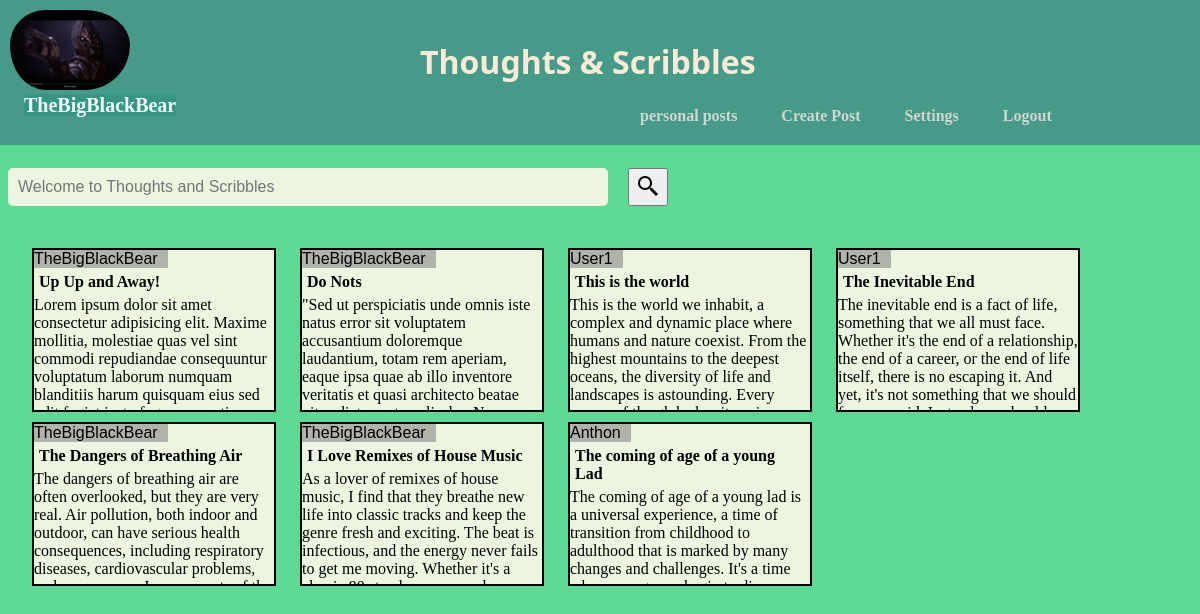
The app's page /post/ (signed in), older data.
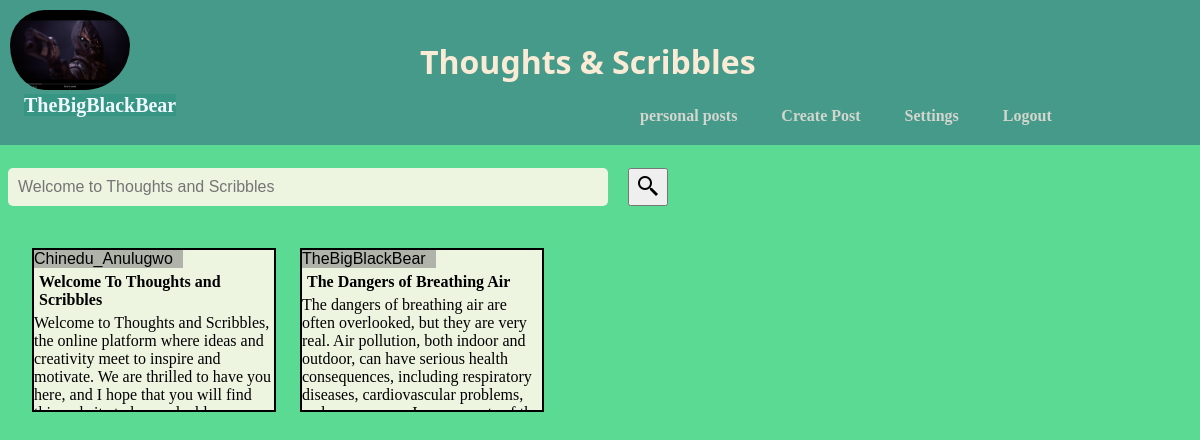
The same page, newer data.
### LikerApp/models.py (models this page shows, shortened)
class Profile(models.Model):
    user=models.OneToOneField(User,on_delete=models.CASCADE,blank=True,null=True)
    add_time=models.DateTimeField(auto_now_add=True,null=True)
    profile_pic=models.ImageField(null=True,blank=True,upload_to='static/images',default='profile_picture.jpg')
    def __str__(self):
        return str(self.user)

class Post(models.Model):
    profile=models.ForeignKey(Profile,on_delete=models.CASCADE,null=True,related_name='profile')
    title=models.CharField(max_length=200,null=True)
    content=models.TextField(max_length=1500,null=True)
    liked=models.ManyToManyField(User,default=None, blank=True, related_name='liked')
    created_at=models.DateTimeField(auto_now_add=True,null=True)

### LikerApp/views.py (the view)
# urls.py: path('post/',views.publicPost,name='public_post'),
@login_required(login_url='/login')
def publicPost(request):
    posts=Post.objects.all().order_by('-created_at')
    profile= Profile.objects.all()
    user= request.user
    context={
        'posts':posts,
        'user':user,
        'profile':profile,
    }
    return render(request,'pages/publicPost.html/',context)

### LikerApp/templates/pages/publicPost.html (shortened to what this page needs)
{% load static %}
<!DOCTYPE html>
<html lang="en">
<head>
    <link rel="stylesheet" href={% static '/css/main.css'%}>
</head>
    <body>
        <nav class="navbar">
            <span class="nav_section1">
                <div class="profile_img">
                    <img class="img" src="{{ request.user.profile.profile_pic.url}}">
                </div>
                <span class="username">{{request.user}}</span>
            </span>
            <a href="/post/"><span class="logo">  Thoughts & Scribbles   </span></a>
            <span class="nav_section2">
                <span class="nav1"> <a href="/private_Post/{{request.user.id}}/" > personal posts</a></span>
                <span class="nav1"> <a href="/createPost/{{request.user.id}}/" > Create Post</a></span>
                <span class="nav1"> <a href="/settings">Settings</a></span>
                <span class="nav1"> <a href="/logout/">  Logout  </a> </span>
            </span>
        </nav>
        <div class='searchDiv'>
            <form class="searchForm" method='GET' action='/searchPage'>
                <input type='text' class='textInput' name='search' placeholder='Welcome to Thoughts and Scribbles'>
                <button type='submit' class='submitInput'> <img src="{% static 'images/search.png' %}"> </button>
            </form>
        </div>
        <main class="main">
            {% for post in posts %}
            <a href="/specificPost/{{ post.id }}">
                <div class="post">
                    <div class="author"> {{post.profile}}</div>
                    <div class="title">  {{post.title }} </div>
                    <div class="content">  {{post.content }} </div>
                <br>
                </div>
            </a>
            {% endfor %}
        </main>
    </body>
</html>

### static/css/main.css (style rules this page uses)
:root { --main-bg-color: #EDF5E1; --main-text-color: #05386B; --button-bg-color: #379683; --button-text-color: #EDF5E1; }
body { background-color: #5BDA93 ; }
a { text-decoration: none; }
.navbar { position: absolute ; left:0; top:0; display: grid; grid-template-columns: 20% 60 20%; background-color: #469A89; width:100vw; margin-right:100px; padding-bottom: 20px; }
.navbar .logo , .logo { position: absolute; top:5vh; left:35vw; font-size: 200%; font-family:'Segoe UI', Tahoma, Geneva, Verdana, sans-serif; font-weight: 900; color: antiquewhite; }
.navbar .nav_section1 .profile_img .img { width:10vw; height:10vh; padding-left:10px; padding-top: 10px; border-radius: 100px; }
.navbar .nav_section1 .username { font-size: 20px; color:aliceblue; font-weight:800; margin-left: 2vw; }
.navbar .nav_section2 { grid-template-columns: 33% 33% 33%; margin-left:50vw; margin-top:-10px; z-index: 1; }
.nav_section2 .nav1 { font:12px; font-weight:800; height: 20px; margin-left:-20px; padding-left:5vw; }
.nav_section2 .nav1 a { color:#d3d6cf; }
.searchDiv { width: 100vw; z-index:1; position: absolute; margin-top: 20vh; }
.searchDiv .searchForm { display: grid; grid-template-columns: 1fr 0.2fr; }
.searchDiv .searchForm .textInput { background-color: #EDF5E0; width: 50vw; }
.searchDiv .searchForm .submitInput { margin-right:45vw ; }
.main { position: absolute; display:grid; grid-template-columns: repeat(4,1fr); margin-top:10vh; padding-top: 20vh ; }
.main .post { margin-bottom: 10px; border:2px solid black; width:20vw; height: 20vh; overflow:hidden; color: Black; background-color: #EDF5E0; margin-left:2vw; }
.main .post .author { background-color:#afb3aa ; padding-right:10px; width: fit-content; font-family:'Gill Sans', 'Gill Sans MT', Calibri, 'Trebuchet MS', sans-serif; }
.main .post .title { font-weight:800; padding: 5px; }
.username { background-color: #379683; color: #edf5e1; }
input[type="text"], input[type="password"] { border: none; border-radius: 5px; padding: 10px; font-size: 16px; width: 100%; box-sizing: border-box; background-color: #5CDB95; color: #05386b; }

Row changes from the older to the newer data that the page shows:
removed Post: profile "TheBigBlackBear", title "Up Up and Away!", content "Lorem ipsum dolor sit amet consectetur adipisicing elit. Maxime mollitia, molestiae quas vel sint commodi repudiandae consequuntur voluptatum laborum numquam blanditiis harum quisquam eius sed…"
removed Post: profile "TheBigBlackBear", title "Do Nots", content "\"Sed ut perspiciatis unde omnis iste natus error sit voluptatem accusantium doloremque laudantium, totam rem aperiam, eaque ipsa quae ab illo inventore veritatis et quasi architecto beatae…"
removed Post: profile "User1", title "This is the world", content "This is the world we inhabit, a complex and dynamic place where humans and nature coexist. From the highest mountains to the deepest oceans, the diversity of life and landscapes is astounding. Every…"
removed Post: profile "User1", title "The Inevitable End", content "The inevitable end is a fact of life, something that we all must face. Whether it's the end of a relationship, the end of a career, or the end of life itself, there is no escaping it. And yet, it's not something that we should…"
removed Post: profile "TheBigBlackBear", title "I Love Remixes of House Music", content "As a lover of remixes of house music, I find that they breathe new life into classic tracks and keep the genre fresh and exciting. The beat is infectious, and the energy never fails to get me moving. Whether it's a…"
removed Post: profile "Anthon", title "The coming of age of a young Lad", content "The coming of age of a young lad is a universal experience, a time of transition from childhood to adulthood that is marked by many changes and challenges. It's a time…"
added Post: profile "Chinedu_Anulugwo", title "Welcome To Thoughts and Scribbles", content "Welcome to Thoughts and Scribbles, the online platform where ideas and creativity meet to inspire and motivate. We are thrilled to have you here, and I hope that you will find…"
